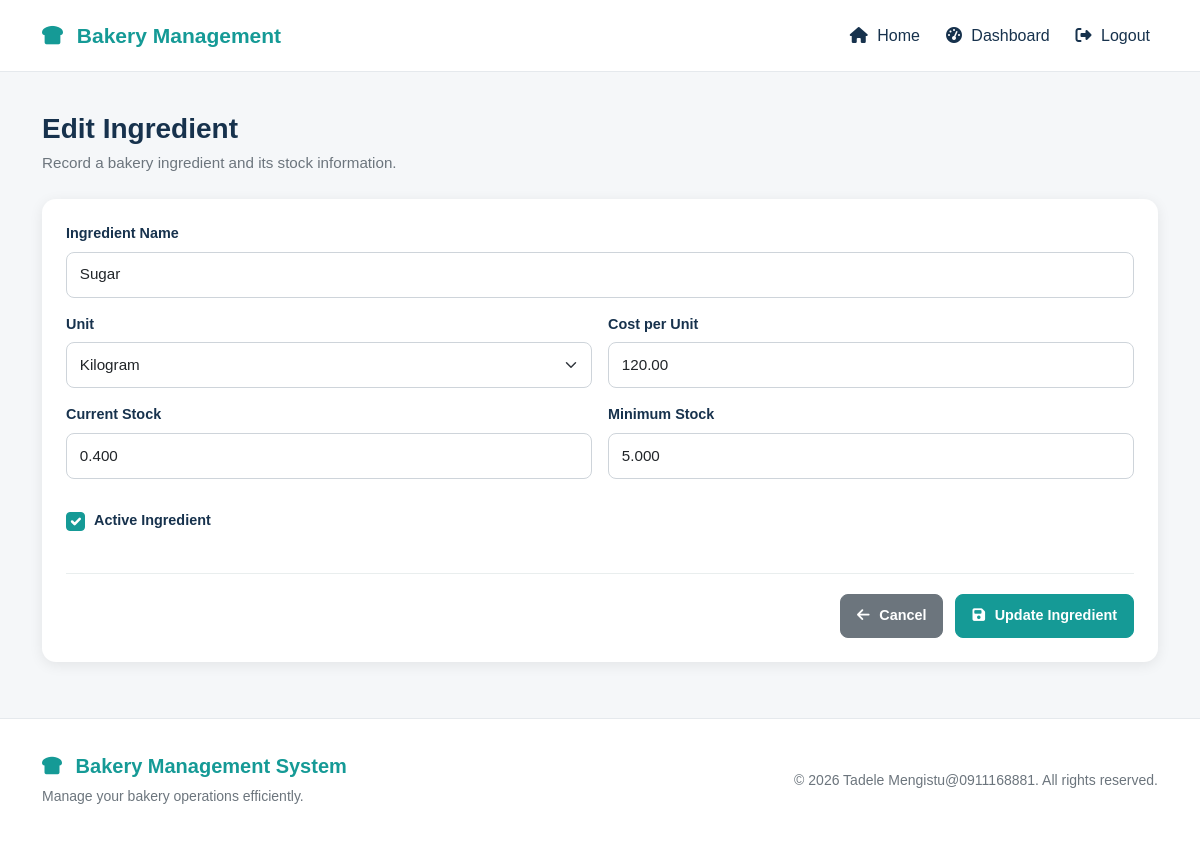
The app's page /ingredients/2/edit/ (signed in) with its own data.
### bekapp/models.py (models this page shows, shortened)
class Ingredient(models.Model):
    class Unit(models.TextChoices):
        KG = "KG", "Kilogram"
        GRAM = "GRAM", "Gram"
        LITER = "LITER", "Liter"
        ML = "ML", "Milliliter"
        PIECE = "PIECE", "Piece"
    name = models.CharField(max_length=150, unique=True)
    unit = models.CharField(
        max_length=20,
        choices=Unit.choices,
    )
    current_stock = models.DecimalField(
        max_digits=10,
        decimal_places=3,
        default=0,
    )
    minimum_stock = models.DecimalField(
        max_digits=10,
        decimal_places=3,
        default=0,
    )
    cost_per_unit = models.DecimalField(
        max_digits=10,
        decimal_places=2,
        default=0,
    )
    is_active = models.BooleanField(default=True)
    created_at = models.DateTimeField(auto_now_add=True)
    updated_at = models.DateTimeField(auto_now=True)
    class Meta:
        ordering = ["name"]

### bekapp/views.py (the view)
def ingredient_edit(request, pk):
    if not request.user.is_authenticated:
        return redirect("login")
    if request.user.role != "OWNER":
        return redirect("dashboard")
    ingredient = get_object_or_404(Ingredient, pk=pk)
    if request.method == "POST":
        form = IngredientForm(
            request.POST,
            instance=ingredient,
        )
        if form.is_valid():
            form.save()
            return redirect("ingredient_list")
    else:
        form = IngredientForm(instance=ingredient)
    return render(
        request,
        "bekapp/ingredient_form.html",
        {
            "form": form,
            "page_title": "Edit Ingredient",
            "submit_text": "Update Ingredient",
        },
    )

### bekapp/templates/bekapp/ingredient_form.html (shortened to what this page needs)
{% extends "bekapp/base.html" %}
{% load static %}
{% block extra_css %}
<link
    rel="stylesheet"
    href="{% static 'bekapp/css/ingredient-form.css' %}"
>
{% endblock %}
{% block content %}
<section class="ingredient-form-page">
    <div class="container py-4">
        <div class="ingredient-form-header">
            <div>
                <h1>{{ page_title }}</h1>
                <p>
                    Record a bakery ingredient and its stock information.
                </p>
            </div>
        </div>
        <div class="card ingredient-form-card">
            <div class="card-body">
                <form method="post">
                    <div class="row g-3">
                        <div class="col-12">
                            <label
                                for="{{ form.name.id_for_label }}"
                                class="form-label"
                            >
                                Ingredient Name
                            </label>
                            {{ form.name }}
                        </div>
                        <div class="col-12 col-md-6">
                            <label
                                for="{{ form.unit.id_for_label }}"
                                class="form-label"
                            >
                                Unit
                            </label>
                            {{ form.unit }}
                        </div>
                        <div class="col-12 col-md-6">
                            <label
                                for="{{ form.cost_per_unit.id_for_label }}"
                                class="form-label"
                            >
                                Cost per Unit
                            </label>
                            {{ form.cost_per_unit }}
                        </div>
                        <div class="col-12 col-md-6">
                            <label
                                for="{{ form.current_stock.id_for_label }}"
                                class="form-label"
                            >
                                Current Stock
                            </label>
                            {{ form.current_stock }}
                        </div>
                        <div class="col-12 col-md-6">
                            <label
                                for="{{ form.minimum_stock.id_for_label }}"
                                class="form-label"
                            >
                                Minimum Stock
                            </label>
                            {{ form.minimum_stock }}
                        </div>
                        <div class="col-12">
                            <div class="form-check">
                                {{ form.is_active }}
                                <label
                                    class="form-check-label"
                                    for="{{ form.is_active.id_for_label }}"
                                >
                                    Active Ingredient
                                </label>
                            </div>
                        </div>
                    </div>
                    <div class="ingredient-form-actions">
                        <a
                            href="{% url 'ingredient_list' %}"
                            class="btn btn-secondary"
                        >
                            <i class="fas fa-arrow-left"></i>
                            Cancel
                        </a>
                        <button
                            type="submit"
                            class="btn btn-primary"
                        >
                            <i class="fas fa-save"></i>
                            {{ submit_text }}
                        </button>
                    </div>
                </form>
            </div>
        </div>
    </div>
</section>
{% endblock %}

### bekapp/static/bekapp/css/style.css (style rules this page uses)
html, body { margin: 0; padding: 0; }
body { min-height: 100vh; background: #f5f7f9; color: #17324d; font-family: Arial, Helvetica, sans-serif; }

### bekapp/static/bekapp/css/ingredient-form.css (style rules this page uses)
.ingredient-form-page { padding: 1rem 0 2rem; }
.ingredient-form-header { margin-bottom: 1.5rem; }
.ingredient-form-header h1 { margin: 0; color: #17324d; font-size: 1.75rem; font-weight: 700; }
.ingredient-form-header p { margin: 0.4rem 0 0; color: #6c757d; font-size: 0.95rem; }
.ingredient-form-card { border: none; border-radius: 14px; overflow: hidden; background: #ffffff; box-shadow: 0 3px 14px rgba(0, 0, 0, 0.08); }
.ingredient-form-card .card-body { padding: 1.5rem; }
.ingredient-form-card .form-label { display: block; margin-bottom: 0.45rem; color: #17324d; font-size: 0.9rem; font-weight: 600; }
.ingredient-form-card .form-control, .ingredient-form-card .form-select { width: 100%; min-height: 46px; padding: 0.65rem 0.8rem; border: 1px solid #ced4da; border-radius: 8px; background-color: #ffffff; color: #212529; font-size: 0.95rem; transition: border-color 0.2s ease, box-shadow 0.2s ease; }
.ingredient-form-card input[type="number"] { text-align: left; }
.ingredient-form-card .form-check { display: flex; align-items: center; min-height: 44px; margin-top: 0.25rem; padding-left: 0; }
.ingredient-form-card .form-check-input { float: none; width: 1.2rem; height: 1.2rem; margin: 0 0.55rem 0 0; border: 1px solid #adb5bd; border-radius: 4px; cursor: pointer; }
.ingredient-form-card .form-check-input:checked { background-color: #159a96; border-color: #159a96; }
.ingredient-form-card .form-check-label { color: #17324d; font-size: 0.9rem; font-weight: 600; cursor: pointer; }
.ingredient-form-actions { display: flex; justify-content: flex-end; align-items: center; gap: 0.75rem; margin-top: 1.75rem; padding-top: 1.25rem; border-top: 1px solid #e9eeee; }
.ingredient-form-actions .btn { min-height: 44px; padding: 0.6rem 1rem; border-radius: 8px; font-size: 0.9rem; font-weight: 600; }
.ingredient-form-actions .btn-primary { background-color: #159a96; border-color: #159a96; }
.ingredient-form-actions .btn-secondary { background-color: #6c757d; border-color: #6c757d; }
.ingredient-form-actions .btn i { margin-right: 0.35rem; }

### records on screen
Ingredient: name "Sugar", unit "Kilogram", cost_per_unit "120.00", current_stock "0.400", minimum_stock "5.000", is_active "☑"

### other values on screen
{{ page_title }} "Edit Ingredient"
{{ submit_text }} "Update Ingredient"
